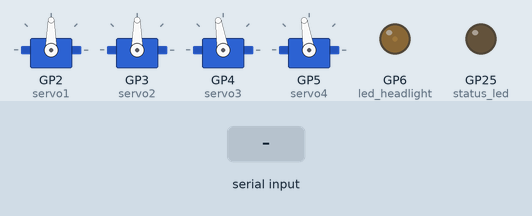
Simulated run of this program. Board: Raspberry Pi Pico running MicroPython. Parts: 4 × servo, output pins drawn as LEDs (lit = HIGH). Inputs (shaded band) come from the test bench. Servo angles are drawn from the pulse width (0.5 ms = 0°, 2.5 ms = 180°); the clock reads 2024-03-15 10:24:30 at power-on unless the program sets it.

Above: at 2.1 s.
2.2 s: "f\n" received over the second serial link
At 3.8 s:
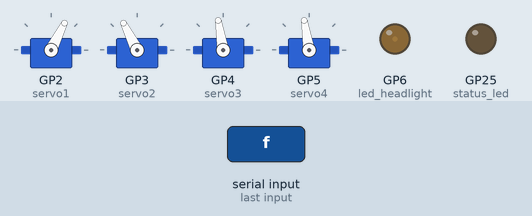
4.5 s: "track_left\n" received over the second serial link
At 5.5 s:
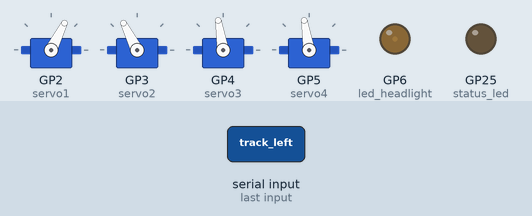
6.0 s: "r\n" received over the second serial link
At 6.6 s:
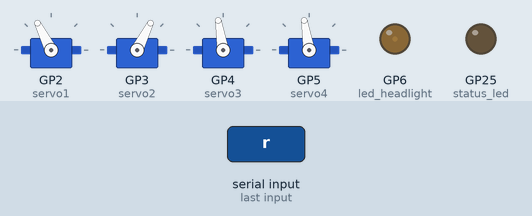
7.5 s: "track_right\n" received over the second serial link
At 7.8 s:
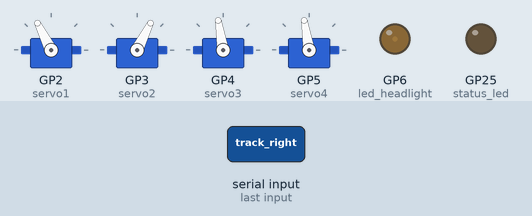
9.0 s: "lt\n" received over the second serial link
At 10.2 s:
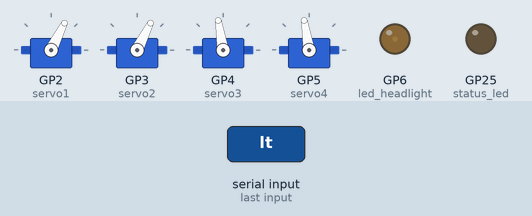
10.5 s: "head_x\n" received over the second serial link
At 11.3 s:
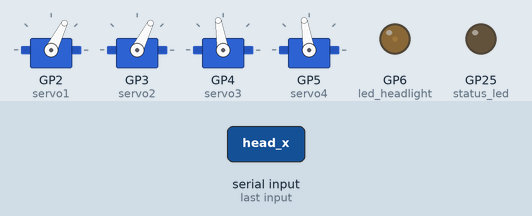
Timing chart, 0 to 13.0 s (numbered marks = the images above; inputs shaded):
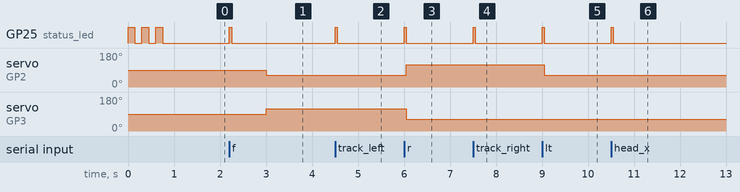

The program:

main.py
```python
import machine # type: ignore
import time

# ============================================================================
# CONFIGURATION
# ============================================================================

# Pin assignments
SERVO_PIN_1 = 2  # Track Left
SERVO_PIN_2 = 3  # Track Right
SERVO_PIN_3 = 4  # Head X (pan)
SERVO_PIN_4 = 5  # Head Y (tilt)
LED_PIN = 6      # Headlight

# UART config
UART_ID = 0
BAUD_RATE = 115200
# Initialize UART on pins 0 (TX) and 1 (RX)
uart = machine.UART(UART_ID, baudrate=BAUD_RATE, tx=machine.Pin(0), rx=machine.Pin(1))

# PWM config
PWM_FREQ = 50
PERIOD_US = 20000

# Servo limits (calibrated)
HEAD_X_MIN = 1300
HEAD_X_MAX = 1900
HEAD_Y_MIN = 1400
HEAD_Y_MAX = 1869

# Track servo values (in microseconds)
STOP = 1500
FWD = 1800
REV = 1200

# LED levels (microseconds)
LED_OFF = 1000
LED_LOW = 1400
LED_HIGH = 2000

# Head movement parameters
HEAD_MOVE_SPEED = 10  # degrees per update cycle (adjustable for smoothness)
HEAD_UPDATE_RATE = 0.02  # 50Hz update rate for smooth movement

# Manual override timeout (seconds)
MANUAL_OVERRIDE_TIMEOUT = 0.5  # Manual commands block automation for this long

# ============================================================================
# HELPER FUNCTIONS
# ============================================================================

def us_to_duty(us):
    """Convert microseconds to PWM duty cycle (0-65535)."""
    return int(us * 65535 / PERIOD_US)

def degrees_to_us(degrees):
    """Convert 0-300 degrees to 1000-2000μs PWM range."""
    # Assumes a 0-300 degree scale mapped to standard 1000-2000us range
    return int(1000 + (degrees / 300.0) * 1000)

def clamp(value, min_val, max_val):
    """Clamp value between min and max."""
    return max(min_val, min(max_val, value))

def interpolate(current, target, step):
    """Move current toward target by step amount."""
    if abs(target - current) <= step:
        return target
    return current + step if target > current else current - step

# ============================================================================
# ROBOT STATE CLASS
# ============================================================================

class RobotState:
    """Maintains current and target state for all actuators."""

    def __init__(self):
        # Current state (actual hardware positions)
        self.track_left = STOP
        self.track_right = STOP
        self.head_x_degrees = 180.0  # Center
        self.head_y_degrees = 180.0  # Center
        self.led_level = 0  # 0=off, 1=low, 2=high

        # Target state (commanded positions)
        self.target_track_left = STOP
        self.target_track_right = STOP
        self.target_head_x = 180.0
        self.target_head_y = 180.0
        self.target_led_level = 0

        # Control flags
        self.manual_override_until = 0  # Timestamp when manual override expires
        self.is_manual_control = False

    def set_manual_override(self):
        """Mark that manual control is active."""
        self.manual_override_until = time.time() + MANUAL_OVERRIDE_TIMEOUT
        self.is_manual_control = True

    def check_override_expired(self):
        """Check if manual override has expired."""
        # Update is_manual_control based on the timeout
        if time.time() > self.manual_override_until:
            self.is_manual_control = False
        return self.is_manual_control

    def update_targets(self, **kwargs):
        """Update target state from command. Accepts any combination of actuators."""
        for key, value in kwargs.items():
            if key == 'track_left':
                self.target_track_left = value
            elif key == 'track_right':
                self.target_track_right = value
            elif key == 'head_x':
                # Clamp head degrees between 90 (max left) and 270 (max right)
                self.target_head_x = clamp(float(value), 90.0, 270.0)
            elif key == 'head_y':
                # Clamp head degrees between 120 and 260
                self.target_head_y = clamp(float(value), 120.0, 260.0)
            elif key == 'led_level':
                self.target_led_level = clamp(int(value), 0, 2)

    def smooth_update(self):
        """Incrementally move current state toward targets (for smooth movement)."""
        # Tracks update immediately (no smoothing needed for binary on/off)
        self.track_left = self.target_track_left
        self.track_right = self.target_track_right

        # Head moves smoothly toward target
        self.head_x_degrees = interpolate(
            self.head_x_degrees,
            self.target_head_x,
            HEAD_MOVE_SPEED
        )
        self.head_y_degrees = interpolate(
            self.head_y_degrees,
            self.target_head_y,
            HEAD_MOVE_SPEED
        )

        # LED updates immediately
        self.led_level = self.target_led_level

# ============================================================================
# HARDWARE CONTROL
# ============================================================================

class HardwareController:
    """Controls physical hardware (servos, LED)."""

    def __init__(self):
        # Initialize PWM for servos and LED
        self.servo1 = machine.PWM(machine.Pin(SERVO_PIN_1))
        self.servo2 = machine.PWM(machine.Pin(SERVO_PIN_2))
        self.servo3 = machine.PWM(machine.Pin(SERVO_PIN_3))
        self.servo4 = machine.PWM(machine.Pin(SERVO_PIN_4))
        self.led_headlight = machine.PWM(machine.Pin(LED_PIN))

        # Set PWM frequency
        for pwm in [self.servo1, self.servo2, self.servo3, self.servo4, self.led_headlight]:
            pwm.freq(PWM_FREQ)

        # Status LED (onboard Pico LED)
        self.status_led = machine.Pin("LED", machine.Pin.OUT)

        # Startup blink
        for _ in range(3):
            self.status_led.on()
            time.sleep(0.15)
            self.status_led.off()
            time.sleep(0.15)

    def apply_state(self, state):
        """Apply robot state to hardware."""
        # Apply track speeds (continuous rotation servos)
        self.servo1.duty_u16(us_to_duty(state.track_left))
        self.servo2.duty_u16(us_to_duty(state.track_right))

        # Apply head positions (standard servos)
        head_x_us = degrees_to_us(state.head_x_degrees)
        head_y_us = degrees_to_us(state.head_y_degrees)
        # Apply hardware-specific limits
        head_x_us = clamp(head_x_us, HEAD_X_MIN, HEAD_X_MAX)
        head_y_us = clamp(head_y_us, HEAD_Y_MIN, HEAD_Y_MAX)
        self.servo3.duty_u16(us_to_duty(head_x_us))
        self.servo4.duty_u16(us_to_duty(head_y_us))

        # Apply LED level
        led_values = {0: LED_OFF, 1: LED_LOW, 2: LED_HIGH}
        self.led_headlight.duty_u16(us_to_duty(led_values[state.led_level]))

    def blink_status(self):
        """Quick blink to show command received."""
        self.status_led.on()
        time.sleep(0.05)
        self.status_led.off()

# ============================================================================
# COMMAND PARSER
# ============================================================================

class CommandParser:
    """Parses incoming UART commands and updates robot state."""

    def __init__(self, state, hardware):
        self.state = state
        self.hardware = hardware

    def report_status(self):
        """Generates and sends a detailed status report over UART."""
        levels = ["OFF", "LOW", "HIGH"]

        # Determine the current status message
        status_message = (
            "--- ROBOT STATUS ---\n"
            f"Tracks (L/R): {self.state.track_left}/{self.state.track_right} us\n"
            f"Head X (Pan): {self.state.head_x_degrees:.1f}° (Target: {self.state.target_head_x:.1f}°)\n"
            f"Head Y (Tilt): {self.state.head_y_degrees:.1f}° (Target: {self.state.target_head_y:.1f}°)\n"
            f"LED Status: {levels[self.state.led_level]} (Level {self.state.led_level})\n"
            f"Manual Override: {'ACTIVE' if self.state.is_manual_control else 'INACTIVE'}\n"
            f"Last Override Time: {self.state.manual_override_until:.2f} s\n"
            "--------------------\n"
        )
        uart.write(status_message.encode('utf-8'))

    def parse(self, cmd_str):
        """
        Parse command string and update state.

        Supported command formats:
        - Status: "rstatus"
        - Simple: "f", "r", "s", "lt", "rt"
        - Composite: "pose:1500,1500,180,190,1" (left,right,headx,heady,led)
        - Individual: "hx 180", "hy 200"
        - Toggle: "ltoggle"
        """
        cmd_str = cmd_str.strip().lower()
        parts = cmd_str.split()

        if not cmd_str:
            return

        # === STATUS COMMANDS (Do NOT trigger manual override) ===
        if cmd_str == "rstatus":
            self.report_status()
            return

        # All other commands trigger manual override/block automation
        self.state.set_manual_override()
        self.hardware.blink_status()

        # === MOVEMENT COMMANDS ===
        if cmd_str == "f":  # Forward
            self.state.update_targets(track_left=REV, track_right=FWD)
            uart.write("OK: Forward\n")

        elif cmd_str == "r":  # Reverse
            self.state.update_targets(track_left=FWD, track_right=REV)
            uart.write("OK: Reverse\n")

        elif cmd_str == "lt":  # Left turn (Spin left)
            self.state.update_targets(track_left=REV, track_right=REV)
            uart.write("OK: Left spin\n")

        elif cmd_str == "rt":  # Right turn (Spin right)
            self.state.update_targets(track_left=FWD, track_right=FWD)
            uart.write("OK: Right spin\n")

        elif cmd_str == "s":  # Stop
            self.state.update_targets(track_left=STOP, track_right=STOP)
            uart.write("OK: Stop\n")

        # === HEAD COMMANDS ===
        elif len(parts) == 2 and parts[0] == "hx":
            try:
                degrees = float(parts[1])
                self.state.update_targets(head_x=degrees)
                uart.write(f"OK: Head X target → {self.state.target_head_x:.1f}°\n")
            except ValueError:
                uart.write("ERROR: Invalid head X value\n")

        elif len(parts) == 2 and parts[0] == "hy":
            try:
                degrees = float(parts[1])
                self.state.update_targets(head_y=degrees)
                uart.write(f"OK: Head Y target → {self.state.target_head_y:.1f}°\n")
            except ValueError:
                uart.write("ERROR: Invalid head Y value\n")

        # === LED COMMANDS ===
        elif cmd_str == "ltoggle":  # Cycle through LED levels
            new_level = (self.state.target_led_level + 1) % 3
            self.state.update_targets(led_level=new_level)
            levels = ["OFF", "LOW", "HIGH"]
            uart.write(f"OK: Light set to {levels[new_level]}\n")

        elif cmd_str == "lon":  # Full brightness
            self.state.update_targets(led_level=2)
            uart.write("OK: Light HIGH\n")

        elif cmd_str == "loff":  # Off
            self.state.update_targets(led_level=0)
            uart.write("OK: Light OFF\n")

        # === COMPOSITE POSE COMMAND ===
        elif cmd_str.startswith("pose:"):
            # Format: "pose:left,right,headx,heady,led"
            try:
                values = cmd_str.split(":")[1].split(",")
                if len(values) == 5:
                    self.state.update_targets(
                        track_left=int(values[0]),
                        track_right=int(values[1]),
                        head_x=float(values[2]),
                        head_y=float(values[3]),
                        led_level=int(values[4])
                    )
                    uart.write("OK: Pose updated\n")
                else:
                    uart.write("ERROR: Pose requires 5 values\n")
            except Exception as e:
                uart.write(f"ERROR: Invalid pose - {e}\n")

        # === AUTOMATION COMMANDS (for future use) ===
        elif cmd_str.startswith("auto:"):
            # Only accept if not in manual override
            if self.state.check_override_expired():
                # Remove "auto:" prefix and process as a standard command (like 'pose:...')
                auto_cmd = cmd_str[5:]
                # Temporarily remove the manual override flag setting to process the auto command
                # This requires duplicating the logic, or slightly refactoring.
                # For simplicity, we'll manually check the prefix
                if auto_cmd.startswith("pose:"):
                     try:
                        values = auto_cmd.split(":")[1].split(",")
                        if len(values) == 5:
                            # Note: The target updates below bypass the set_manual_override() call above
                            self.state.update_targets(
                                track_left=int(values[0]),
                                track_right=int(values[1]),
                                head_x=float(values[2]),
                                head_y=float(values[3]),
                                led_level=int(values[4])
                            )
                            uart.write("OK: Auto Pose updated\n")
                        else:
                            uart.write("ERROR: Auto Pose requires 5 values\n")
                     except Exception as e:
                        uart.write(f"ERROR: Invalid auto pose - {e}\n")
            else:
                uart.write("WARN: Manual override active, ignoring auto command\n")
                return # Exit early after warning

        else:
            uart.write(f"ERROR: Unknown command '{cmd_str}'\n")

# ============================================================================
# MAIN LOOP
# ============================================================================

def main():
    """Main control loop."""

    # Initialize
    state = RobotState()
    hardware = HardwareController()
    parser = CommandParser(state, hardware)

    # Set initial positions
    hardware.apply_state(state)
    uart.write("Pico Ready\n")

    last_update = time.time()

    while True:
        current_time = time.time()

        # Process incoming commands
        if uart.any():
            try:
                raw_cmd = uart.readline()
                if raw_cmd:
                    # Decode to UTF-8 and strip whitespace
                    cmd = raw_cmd.decode('utf-8').strip()
                    parser.parse(cmd)
            except Exception as e:
                uart.write(f"ERROR: {e}\n")

        # Update state smoothly at fixed rate
        if current_time - last_update >= HEAD_UPDATE_RATE:
            state.smooth_update()
            hardware.apply_state(state)
            last_update = current_time

        # Check if manual override has expired and reset control flag
        state.check_override_expired()

        time.sleep(0.001)  # Small delay to prevent busy-waiting

# ============================================================================
# ENTRY POINT
# ============================================================================

if __name__ == "__main__":
    main()
```

Measured:
- after the input at 2.2 s, GP25 (status_led): LOW → HIGH at once, → LOW 0.05 s later; servo on GP2 (servo1): 90° → 63° after 0.80 s; servo on GP3 (servo2): 90° → 117° after 0.80 s
- after the input at 4.5 s, GP25 (status_led): LOW → HIGH at once, → LOW 0.05 s later
- after the input at 6.0 s, GP25 (status_led): LOW → HIGH at once, → LOW 0.05 s later; servo on GP2 (servo1): 63° → 117° after 0.05 s; servo on GP3 (servo2): 117° → 63° after 0.05 s
- after the input at 7.5 s, GP25 (status_led): LOW → HIGH at once, → LOW 0.05 s later
- after the input at 9.0 s, GP25 (status_led): LOW → HIGH at once, → LOW 0.05 s later; servo on GP2 (servo1): 117° → 63° after 0.05 s
- after the input at 10.5 s, GP25 (status_led): LOW → HIGH at once, → LOW 0.05 s later
